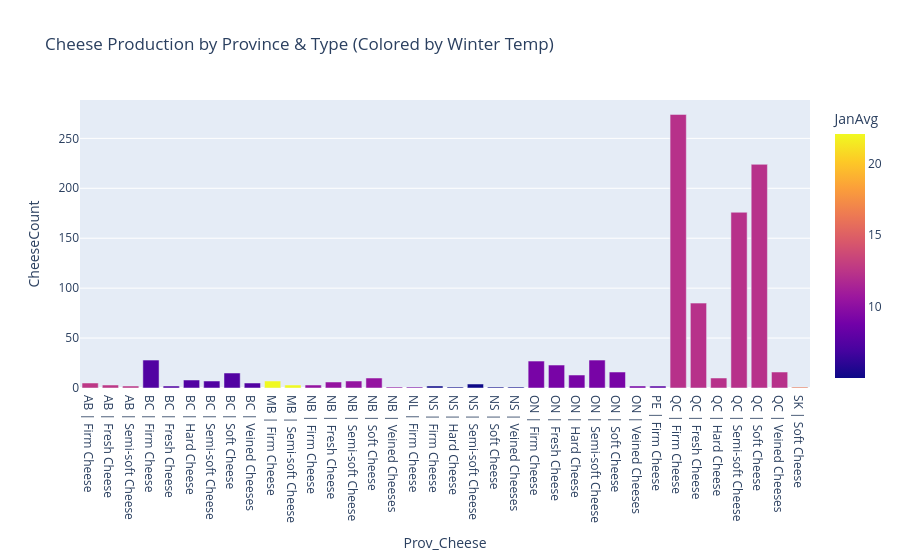

This figure's notebook cell:
### Markdown cell above
Production by province

### Code cell
prov_type["Prov_Cheese"] = prov_type["Prov"] + " | " + prov_type["CategoryTypeEn"]
fig = px.bar(
    prov_type,
    x="Prov_Cheese",
    y="CheeseCount",
    color="JanAvg",
    title="Cheese Production by Province & Type (Colored by Winter Temp)"
)

fig.show()

### Figure 1 — Plotly figure (JSON) as saved in the notebook; plotly's stock layout.template omitted (floating-point values rounded to 4 significant figures)
{"data": [{"hovertemplate": "Prov_Cheese=%{x}<br>CheeseCount=%{y}<br>JanAvg=%{marker.color}<extra></extra>", "legendgroup": "", "marker": {"color": [12.62, 12.62, 12.62, 7.44, 7.44, 7.44, 7.44, 7.44, 7.44, 22.05, 22.05, 10.35, 10.35, 10.35, 10.35, 10.35, 9.4, 5.017, 5.017, 5.017, 5.017, 5.017, 9.088, 9.088, 9.088, 9.088, 9.088, 9.088, 7.867, 12.25, 12.25, 12.25, 12.25, 12.25, 12.25, 16.3], "coloraxis": "coloraxis", "pattern": {"shape": ""}}, "name": "", "orientation": "v", "showlegend": false, "textposition": "auto", "type": "bar", "x": ["AB | Firm Cheese", "AB | Fresh Cheese", "AB | Semi-soft Cheese", "BC | Firm Cheese", "BC | Fresh Cheese", "BC | Hard Cheese", "BC | Semi-soft Cheese", "BC | Soft Cheese", "BC | Veined Cheeses", "MB | Firm Cheese", "MB | Semi-soft Cheese", "NB | Firm Cheese", "NB | Fresh Cheese", "NB | Semi-soft Cheese", "NB | Soft Cheese", "NB | Veined Cheeses", "NL | Firm Cheese", "NS | Firm Cheese", "NS | Hard Cheese", "NS | Semi-soft Cheese", "NS | Soft Cheese", "NS | Veined Cheeses", "ON | Firm Cheese", "ON | Fresh Cheese", "ON | Hard Cheese", "ON | Semi-soft Cheese", "ON | Soft Cheese", "ON | Veined Cheeses", "PE | Firm Cheese", "QC | Firm Cheese", "QC | Fresh Cheese", "QC | Hard Cheese", "QC | Semi-soft Cheese", "QC | Soft Cheese", "QC | Veined Cheeses", "SK | Soft Cheese"], "xaxis": "x", "y": [5, 3, 2, 28, 2, 8, 7, 15, 5, 7, 3, 3, 6, 7, 10, 1, 1, 2, 1, 4, 1, 1, 27, 23, 13, 28, 16, 2, 2, 274, 85, 10, 176, 224, 16, 1], "yaxis": "y"}], "layout": {"barmode": "relative", "coloraxis": {"colorbar": {"title": {"text": "JanAvg"}}, "colorscale": [[0, "#0d0887"], [0.1111, "#46039f"], [0.2222, "#7201a8"], [0.3333, "#9c179e"], [0.4444, "#bd3786"], [0.5556, "#d8576b"], [0.6667, "#ed7953"], [0.7778, "#fb9f3a"], [0.8889, "#fdca26"], [1, "#f0f921"]]}, "legend": {"tracegroupgap": 0}, "title": {"text": "Cheese Production by Province & Type (Colored by Winter Temp)"}, "xaxis": {"anchor": "y", "domain": [0, 1], "title": {"text": "Prov_Cheese"}}, "yaxis": {"anchor": "x", "domain": [0, 1], "title": {"text": "CheeseCount"}}}}
